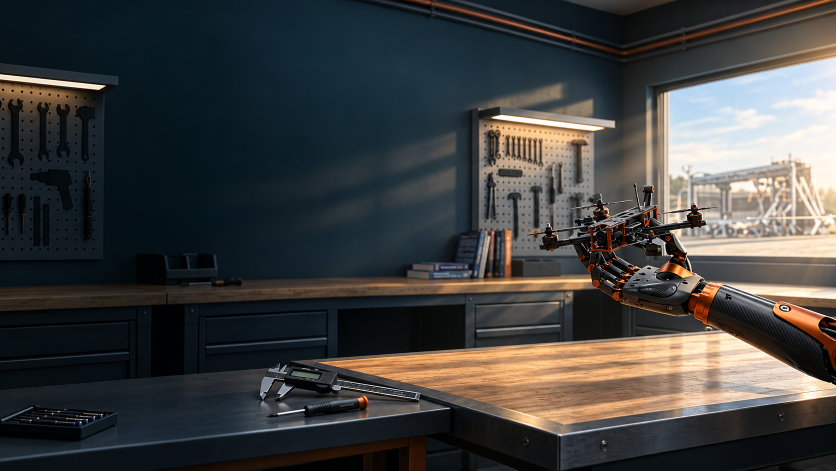
#> input picture docs/topluluk-sarkisi/klip-atolyeden-goklere/assets/youtube-thumbnail-bg.png, 1672 x 941 px (shown at 1/2 size)
$ python make_youtube_thumbnail.py
#> lines starting #> are read from the running program, lines starting #| are printed output that depends on the picture
#!/usr/bin/env python3
"""Build the 1280x720 YouTube thumbnail from the generated backdrop and real marks."""
from pathlib import Path
from PIL import Image, ImageDraw, ImageFont

ROOT = Path(__file__).resolve().parent
BG = ROOT / "assets" / "youtube-thumbnail-bg.png"
MATRO = ROOT.parents[2] / "src" / "assets" / "logo-kaynak" / "MATRO3.png"
BTU = ROOT.parents[2] / "src" / "assets" / "logo-kaynak" / "BTU-beyaz-yatay.png"
OUT = ROOT / "youtube-thumbnail-atolyeden-goklere.jpg"

W, H = 1280, 720
image = Image.open(BG).convert("RGB")
#> image is the input picture: PIL image 1672x941 RGB; mean R, G, B 64.4, 64.7, 63.7
iw, ih = image.size
#> iw = 1672; ih = 941
target_ratio = W / H
if iw / ih > target_ratio:
    nw = round(ih * target_ratio)
    left = (iw - nw) // 2
    image = image.crop((left, 0, left + nw, ih))
else:
    nh = round(iw / target_ratio)
#> nh = 940
    top = (ih - nh) // 2
#> top = 0
    image = image.crop((0, top, iw, top + nh))
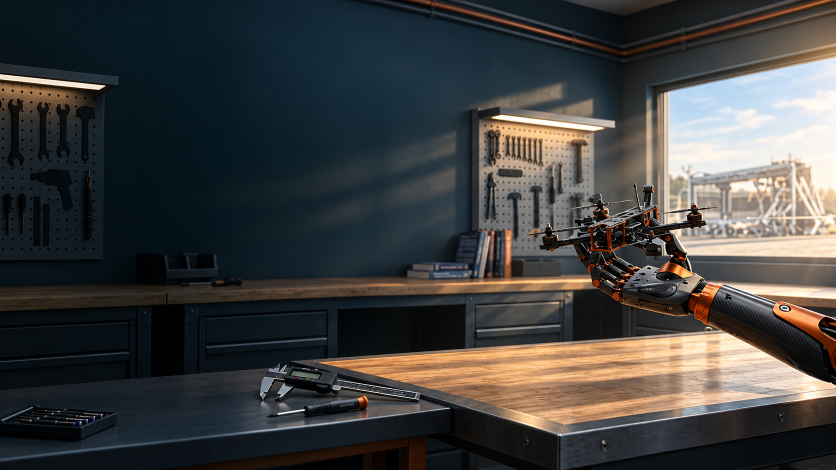
#> image: PIL image 1672x940 RGB (shown at 1/2 size); mean R, G, B 64.4, 64.8, 63.8
image = image.resize((W, H), Image.Resampling.LANCZOS).convert("RGBA")
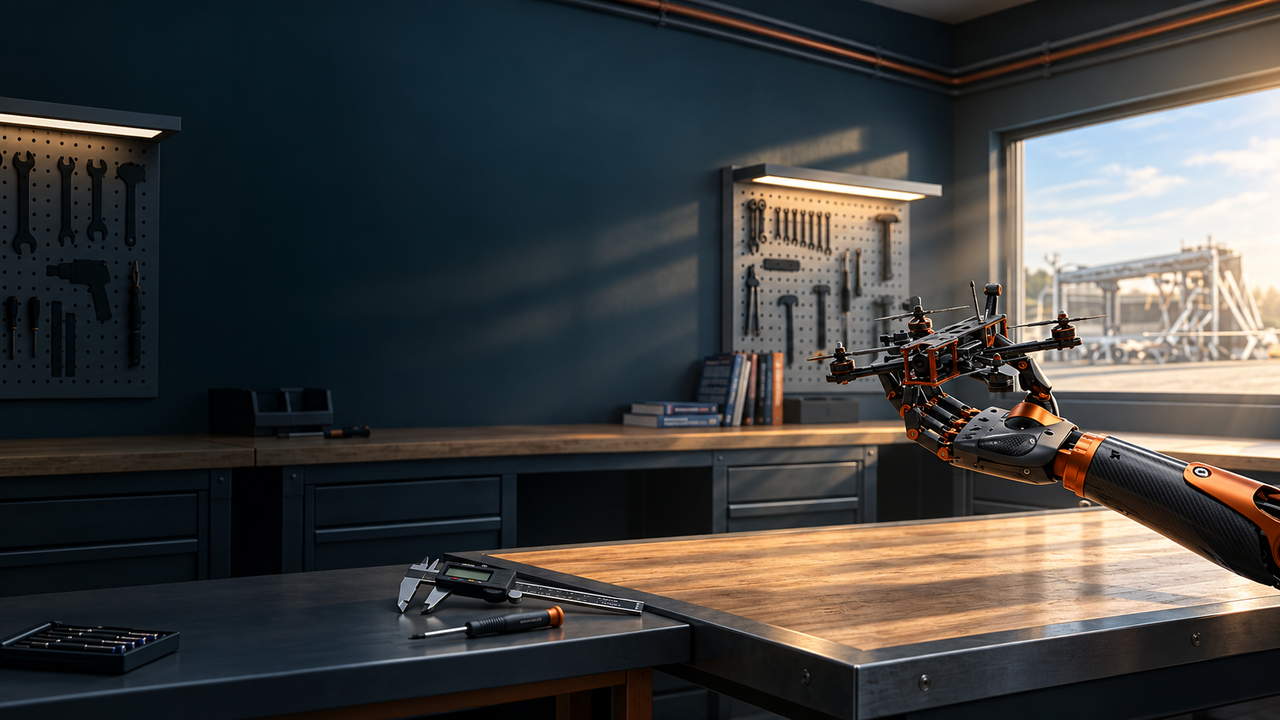
#> image: PIL image 1280x720 RGBA; mean R, G, B, A 64.4, 64.8, 63.8, 255

# Subtle dark veil under the copy, fading before the aircraft.
veil = Image.new("RGBA", (W, H), (0, 0, 0, 0))
#> veil: PIL image 1280x720 RGBA; every value is 0
vp = veil.load()
for x in range(760):
    alpha = round(76 * max(0, 1 - x / 760) ** 1.45)
    for y in range(H):
        vp[x, y] = (3, 12, 19, alpha)
image = Image.alpha_composite(image, veil)
draw = ImageDraw.Draw(image)

font_dir = Path("/System/Library/Fonts/Supplemental")
font_regular = ImageFont.truetype(str(font_dir / "Arial.ttf"), 21)
font_kicker = ImageFont.truetype(str(font_dir / "Arial Bold.ttf"), 25)
font_line1 = ImageFont.truetype(str(font_dir / "Arial Bold.ttf"), 64)
font_line2 = ImageFont.truetype(str(font_dir / "Arial Bold.ttf"), 100)
font_tagline = ImageFont.truetype(str(font_dir / "Arial.ttf"), 21)


def paste_mark(path: Path, xy: tuple[int, int], target_h: int, max_w: int) -> int:
#> (the run stopped early here; a loop or call above may not have finished)

$ run again, with docs/topluluk-sarkisi/klip-atolyeden-goklere/assets/konsept-ashina-atolye.png copied over docs/topluluk-sarkisi/klip-atolyeden-goklere/assets/youtube-thumbnail-bg.png
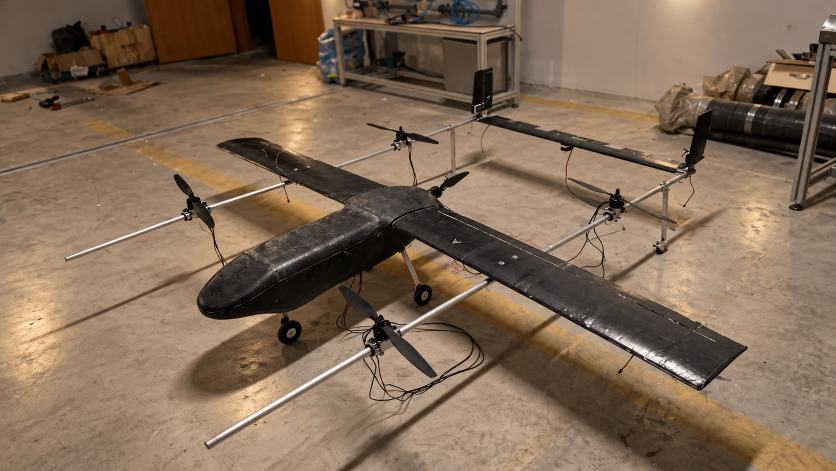
#> input picture docs/topluluk-sarkisi/klip-atolyeden-goklere/assets/konsept-ashina-atolye.png, 1672 x 941 px (shown at 1/2 size)
#> image is the input picture: PIL image 1672x941 RGB; mean R, G, B 129.3, 106.9, 86.3
#> `image = image.resize((W, H), Image.Resampling.LANCZOS).convert("RGBA")`:
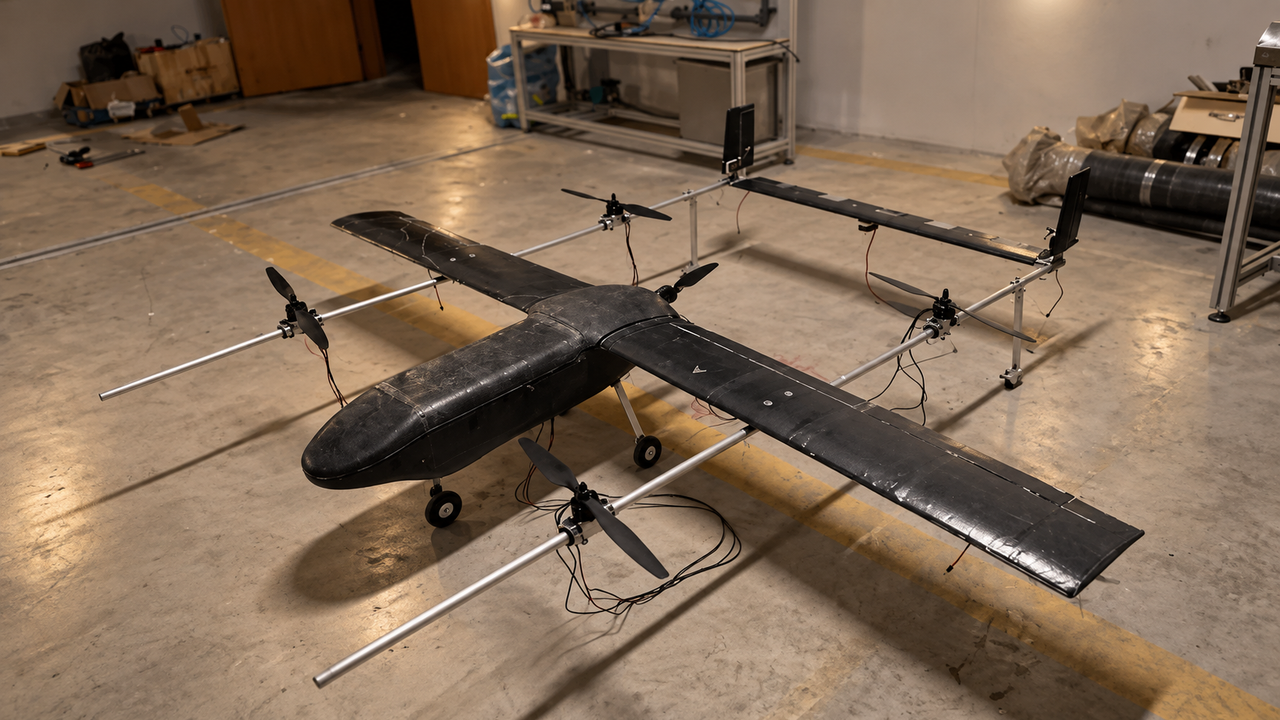
#> image: PIL image 1280x720 RGBA; mean R, G, B, A 129.3, 106.8, 86.2, 255
#> veil: PIL image 1280x720 RGBA; every value is 0
#> `image = Image.alpha_composite(image, veil)`:
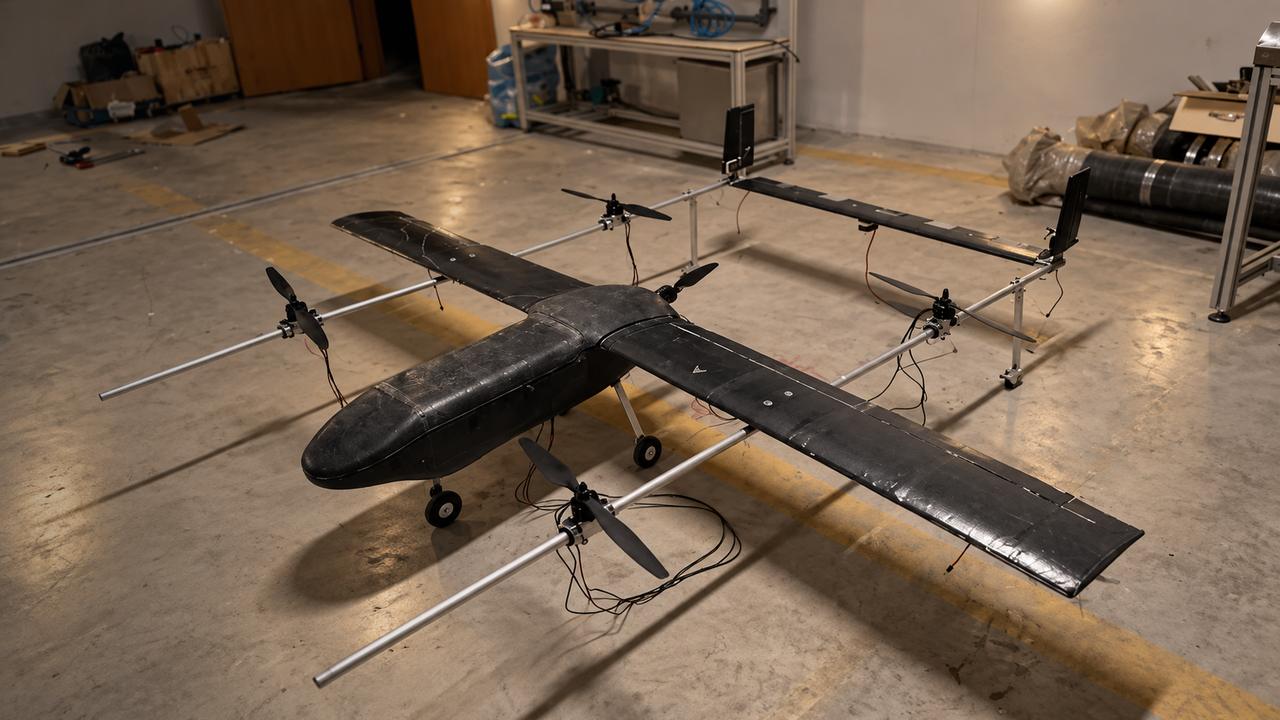
#> image: PIL image 1280x720 RGBA; mean R, G, B, A 119.8, 99.8, 81.4, 255

$ run again, with docs/topluluk-sarkisi/klip-atolyeden-goklere/assets/konsept-ashina-vakum-islem.png copied over docs/topluluk-sarkisi/klip-atolyeden-goklere/assets/youtube-thumbnail-bg.png
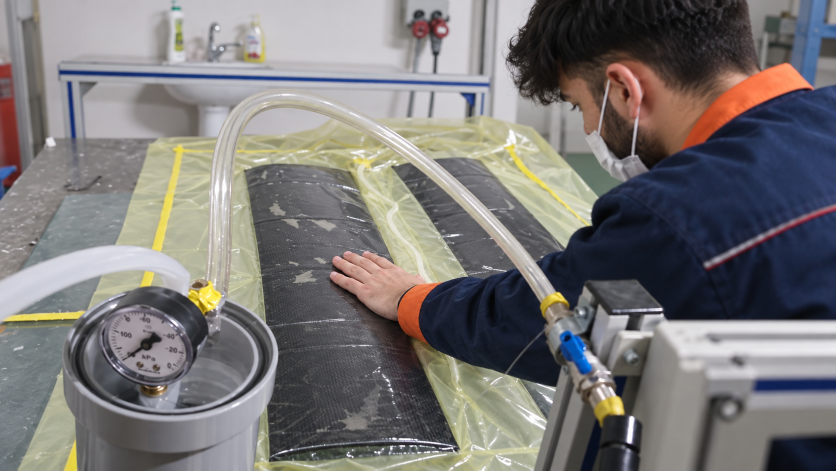
#> input picture docs/topluluk-sarkisi/klip-atolyeden-goklere/assets/konsept-ashina-vakum-islem.png, 1672 x 941 px (shown at 1/2 size)
#> image is the input picture: PIL image 1672x941 RGB; mean R, G, B 121.7, 118.9, 118.2
#> `image = image.resize((W, H), Image.Resampling.LANCZOS).convert("RGBA")`:
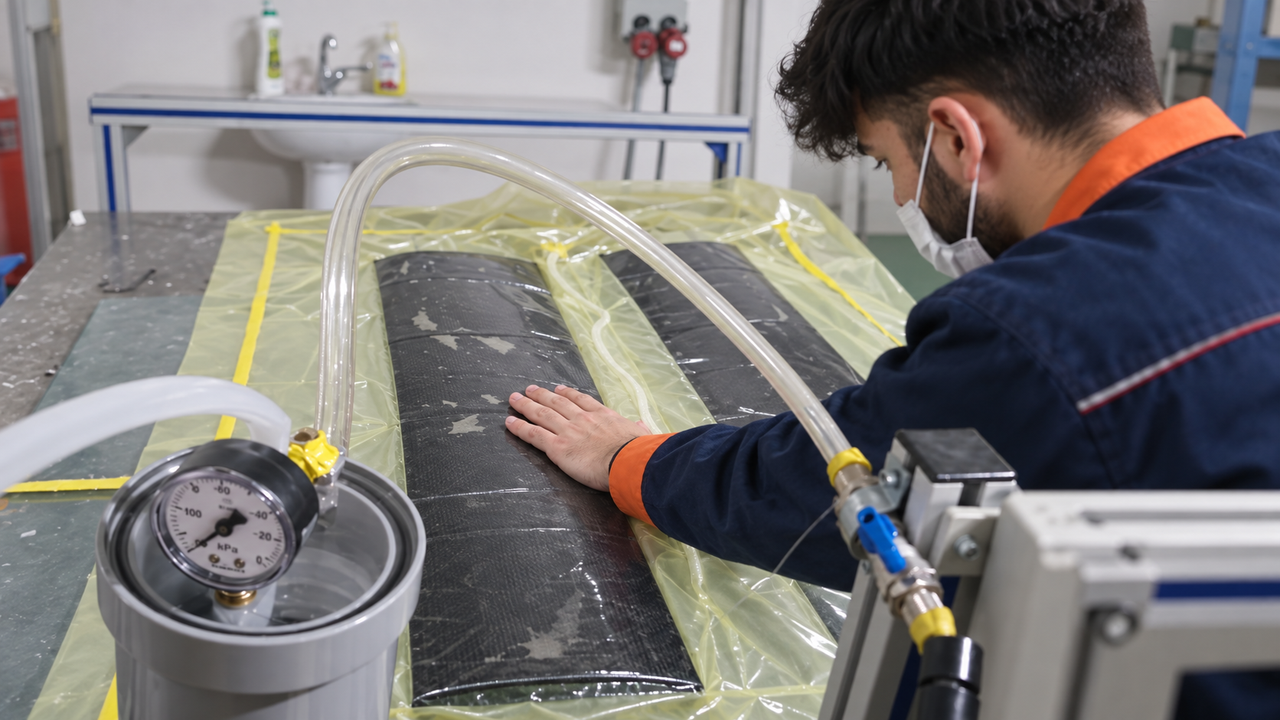
#> image: PIL image 1280x720 RGBA; mean R, G, B, A 121.7, 118.9, 118.2, 255
#> veil: PIL image 1280x720 RGBA; every value is 0
#> `image = Image.alpha_composite(image, veil)`:
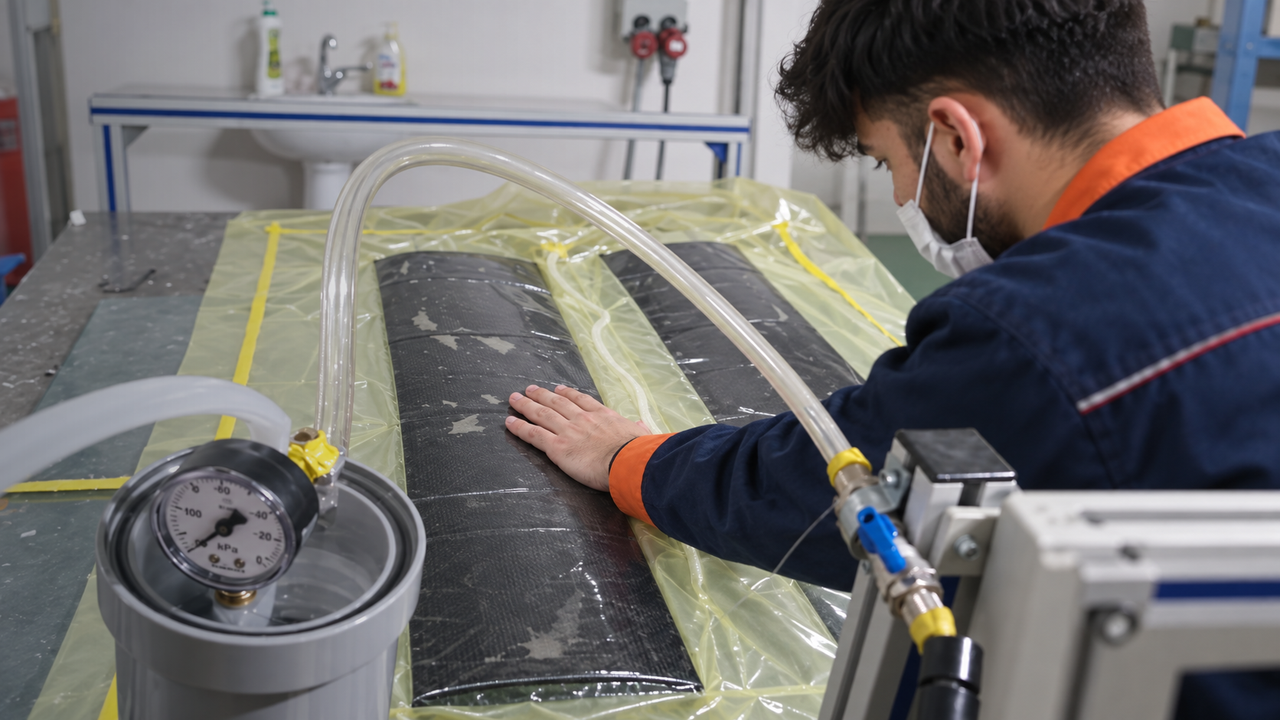
#> image: PIL image 1280x720 RGBA; mean R, G, B, A 111.5, 109.5, 109.5, 255
